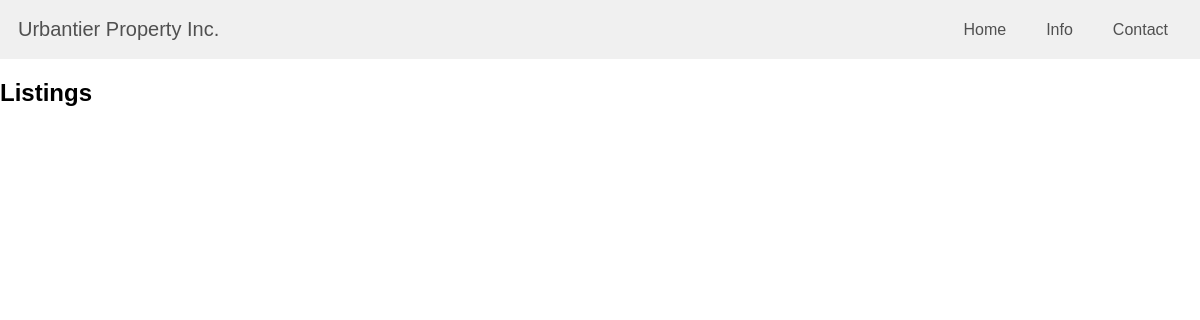
The page /listings/ on the database as committed earlier.
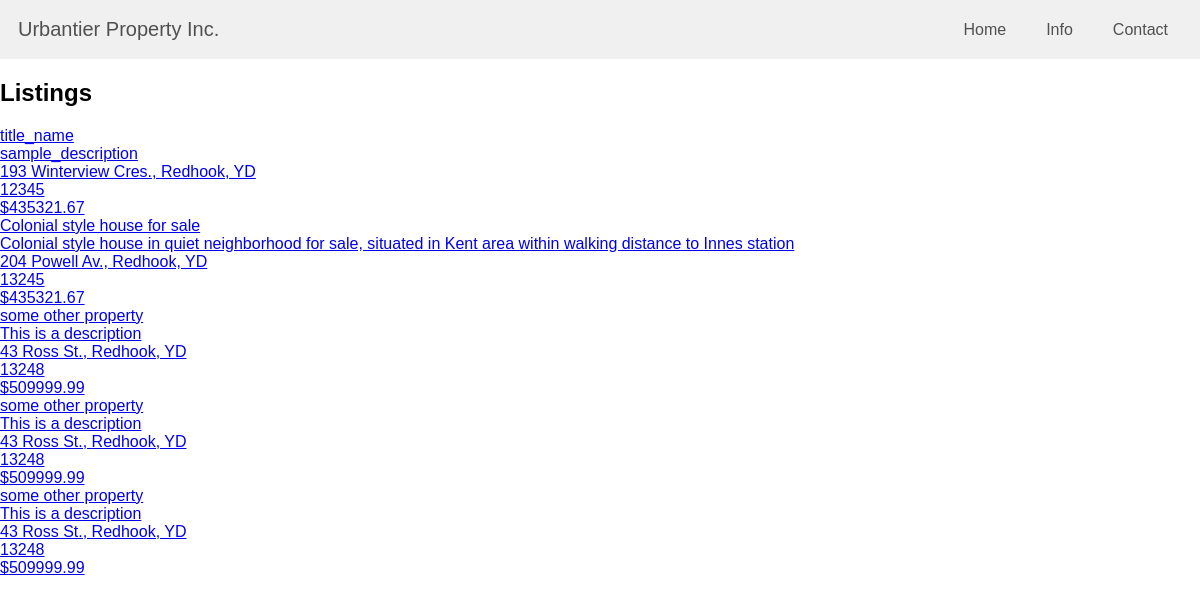
The same page on the database as committed later.
### listings/models.py (models this page shows, shortened)
class Listing(models.Model):
    title = models.CharField(max_length=120)
    description = models.TextField()
    address = models.CharField(max_length=120)
    zipcode = models.CharField(max_length=10)
    price = models.DecimalField(decimal_places=2, max_digits=12)

### listings/views.py (the view)
# urls.py: path('listings/', listings_view),
def listings_view(request, *args, **kwargs):
    listings = Listing.objects.all()
    context = {
        'listings': listings
    }
    return render(request, 'listings.html', context)

### listings/templates/listings.html
{% extends 'base.html' %}
{% load static %}
{% block content %}
<h2>Listings</h2>
{% for item in listings %}
    <div>
    <a href="/listings/{{ item.id }}">
        <div>{{ item.title }}</div>
        <div>{{ item.description }}</div>
        <div>
            {{ item.address }}
            <div>{{ item.zipcode }}</div>
        </div>
        <div>${{ item.price|floatformat:2 }}</div>
    </a>
    </div>
{% endfor %}
{% endblock %}

### templates/base.html (shortened to what this page needs)
{% load static %}
<!DOCTYPE html>
<html lang="en">
<head>
    <link rel="stylesheet" href="{% static 'css/site.css' %} ">
</head>
<body>
    {% include 'navbar.html' %}
    {% block content %}
    {% endblock %}
</body>
</html>

### templates/navbar.html
<nav id='navbar' class='navbar'>
    <div class='title'>Urbantier Property Inc.</div>
    <div class='btn-container'>
        <a href='/' class='btn'>Home</a>
        <a href='/info' class='btn'>Info</a>
        <a href='/contact' class='btn'>Contact</a>
    </div>
</nav>

### static/css/site.css (style rules this page uses)
body { margin: 0; font-family: sans-serif; }
.navbar { position: sticky; top: 0; display: flex; flex-wrap: wrap; background-color: #f0f0f0; padding: 0.5em; color: #505050; }
.navbar .title { font-size: 20px; padding-right: 5em; margin: 0.5em; margin-right: auto; }
.navbar .btn-container { display: flex; justify-content: center; align-content: center; align-items: center; }
.navbar .btn { padding: 0.5em; text-decoration: none; color: #505050; border-radius: 0.3em; margin-left: 0.5em; margin-right: 1em; transition: 0.1s; }

Rows that differ between the two databases and show on the page:
added Listing: title "title_name", description "sample_description", address "193 Winterview Cres., Redhook, YD", zipcode "12345", price "435321.67"
added Listing: title "Colonial style house for sale", description "Colonial style house in quiet neighborhood for sale, situated in Kent area within walking distance to Innes station", address "204 Powell Av., Redhook, YD", zipcode "13245", price "435321.67"
added Listing: title "some other property", description "This is a description", address "43 Ross St., Redhook, YD", zipcode "13248", price "509999.99"
added Listing: title "some other property", description "This is a description", address "43 Ross St., Redhook, YD", zipcode "13248", price "509999.99"
added Listing: title "some other property", description "This is a description", address "43 Ross St., Redhook, YD", zipcode "13248", price "509999.99"
